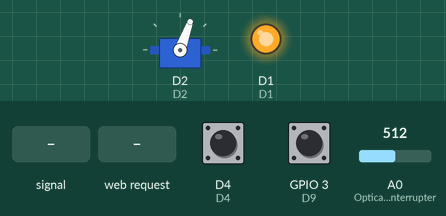
A sketch run on a simulated ESP8266 (NodeMCU). Shown: servo, output pins drawn as LEDs (lit = HIGH). Inputs (shaded band) come from the test bench; at power-on: D4 HIGH, GPIO 3 (D9) HIGH, A0 (Optical_Interrupter) = 512. WiFi joins after 1.5 s; servers stay silent unless stated; what the sketch prints to the serial monitor is not drawn.

Above: at 2.3 s.
2.4 s: A0 (Optical_Interrupter) fed a 200 Hz sine of ±255 counts around its level
At 3.1 s:
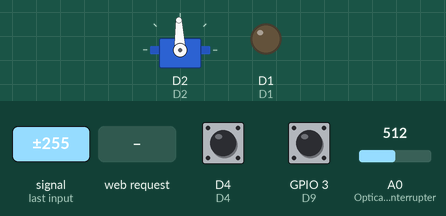
4.1 s: HTTP request GET /Servo=UP received
At 4.7 s:
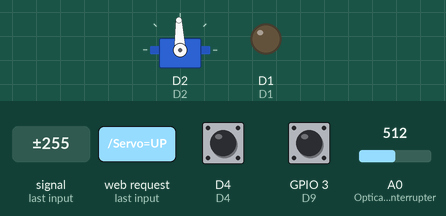
5.6 s: HTTP request GET /Servo=DOWN received
At 5.61 s:
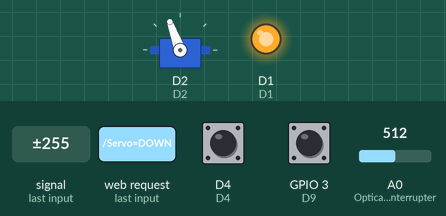
Timing chart, 0 to 8.6 s (numbered marks = the images above; inputs shaded):
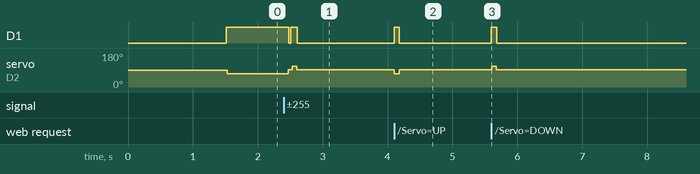

The sketch:

Main.ino
```cpp
/*
 *   ----------------------------About----------------------------
 *   This Program controls a wireless enabled device that rolls window blinds
 *   -- Author: Can Chen
 *   -- More Details at: https://github.com/CCinCapital/Blinder/
 *
 *   ----------------------------Brief----------------------------
 *   User may send commands remotely(HTTP request) to the servo to control its behavior
 *
 *   --------------------------Hareware----------------------------
 *   The device contains :
 *    - one NodeMCU v0.9 (ESP8266-12)
 *    - one TowerPro MG996R Servo
 *    - one NMOS
 *    - two Push Button
 *   ***************************Note*******************************
 *     Make sure to modify SSID(Line 54) and PASSWORD(Line 55)
 *     to connect the device to your local WLAN
 */

// Preprocessors
#include <ESP8266WiFi.h>
#include <Servo.h>

// Pin defination
#define D1 5
#define D2 4
#define D3 0
#define D4 2
#define D5 14
#define D6 12
#define D7 13
#define D8 15
#define D9 3
#define D10 1

// optical Interrrupter Trigger threshold
#define IR_Through 700
#define IR_Blocked 300

// servo rotation direction and default steps
/*
 *  Note: Servo was modified to think it's always at the middle (92) position
 *        so, number greater than 92 will cause it to rotate clockwise
 *        and number smaller than 92 will cause it to rotate counter clockwise
 *        by writing 92 to the servo will cause it to stop (idealy)
 *        -- the difference between numbers determines the rotation speed
*/
#define Servo_Clockwise 70
#define Servo_Counter_Clockwise 110
#define Servo_Half_Cycle 30    // One full rotation of the servo (determined by the Optical Encoder Whell's resulotion)

// SSID and Password used to connect to Router
const char* ssid = "YourWiFiNameHere";
const char* password = "YourWiFiPasswordHere";

// Create WiFi Server and Servo
WiFiServer server(80);
Servo myServo;

// Run Once
void setup() {
  // Set the baud rate for Serial communication between Board and PC
  Serial.begin(115200);
  delay(10);

  // Port Directions
  pinMode(D1, OUTPUT);              // NMOS
  pinMode(D2, OUTPUT);              // Servo

  pinMode(A0, INPUT);               // Optical Interrupter
  pinMode(D4, INPUT_PULLUP);        // Push button 1 (Pull-Down)
  pinMode(D9, INPUT_PULLUP);        // Push button 2 (Pull-Down)

  // Attach servo to pin D2
  myServo.attach(D2);

  // Set interrupt listener
  // ([Pin to listen], [Function to run upon event], [Event to listen])
  attachInterrupt(digitalPinToInterrupt(D4),ISR_1, FALLING);
  attachInterrupt(digitalPinToInterrupt(D9),ISR_2, FALLING);

  // Connecting to Router & Print out the status though Serial terminal
  Serial.println();
  Serial.println("Connecting to ");
  Serial.println(ssid);
  WiFi.begin(ssid, password);
  while (WiFi.status() != WL_CONNECTED) {
    delay(500);
    Serial.print(".");
  }
  Serial.println();
  Serial.println("WiFi Connected.");

  server.begin();
  Serial.println("Server started.");

  // Start up test
  Serial.println("Start Servo Test");
  digitalWrite(D1, HIGH);
  delay(15);
  blindsControl(Servo_Clockwise,Servo_Half_Cycle);
  delay(15);
  digitalWrite(D1, LOW);
  delay(15);
  digitalWrite(D1, HIGH);
  delay(15);
  blindsControl(Servo_Counter_Clockwise,Servo_Half_Cycle);
  delay(15);
  digitalWrite(D1, LOW);
  Serial.println("Servo Test Finished");

  Serial.print("Use this URL to connect: ");
  Serial.print("http://");
  Serial.print(WiFi.localIP());
  Serial.println("/");
}

void loop() {
  // Check if a client has connected
  WiFiClient client = server.available();
  if (!client) {
    return;
  }

  // Wait until the client sends some data
  Serial.println("new client");
  while(!client.available()){
    delay(1);
  }

  // Read the first line of the client's request
  String request = client.readStringUntil('\r');
  Serial.println(request);
  client.flush();

  // Match the request
  if (request.indexOf("/Servo=UP") != -1)  {
    blindsControl(Servo_Clockwise,Servo_Half_Cycle);
  }
  if (request.indexOf("/Servo=DOWN") != -1)  {
    blindsControl(Servo_Counter_Clockwise,Servo_Half_Cycle);
  }

  // Send the HTTP webpage to client
  client.println("HTTP/1.1 200 OK");
  client.println("Content-Type: text/html");
  client.println(""); //  do not forget this one
  client.println("<!DOCTYPE HTML>");
  client.println("<html>");
  client.print("Please choose the operation of Servo:");
  client.println("<br><br>");
  client.println("<a href=\"/Servo=UP\"\"><button>Roll UP </button></a>");
  client.println("<a href=\"/Servo=DOWN\"\"><button>Roll DOWN </button></a>");
  client.println("</html>");

  delay(1);
  Serial.println("Client disonnected");
  Serial.println("");
}

/*  --Method that controls the motion of Servo--
 *  INPUT:  roller direction
 *          steps to rotate
 *  OUTPUT: Debugging information through serial
 *  RETURN: None
 */
void blindsControl(int Roller_Direction, int Steps) {
  // Declare local variables
  int IR_Reading = analogRead(A0);
  int Previous_Servo_Staus = IR_Reading;            // 1 => IR signal blocked (Optical Interrupter)
  int Current_Servo_Staus = Previous_Servo_Staus;   // 2 => IR signal through (Optical Interrupter)

  digitalWrite(D1, HIGH);                 // Power Up Servo (Close the NMOS switch)
  delay(5);                              // Wait Servo to Boot Up
  myServo.write(Roller_Direction);        // Give Servo direction to rotate

  int Steps_Count = 0;
  while(Steps_Count < Steps){
    //Serial.println("Rotating ");
    //Serial.print(Steps_Count);

    // Read status of Optical Interrupter
    IR_Reading = analogRead(A0);
    // Compare the reading to Triggering Threshold
    // Store the current servo status if conditions are met
    if (IR_Reading >= IR_Through) {
      Current_Servo_Staus = IR_Through;
    }
    else if (IR_Reading <= IR_Blocked) {
      Current_Servo_Staus = IR_Blocked;
    }

    // Compare the previous servo staus and its current status
    // if difference were found, record new status, increment step count
    if (Previous_Servo_Staus != Current_Servo_Staus) {
      Previous_Servo_Staus = Current_Servo_Staus;
      Steps_Count += 1;
    }
  }
  myServo.write(92);
  delay(5);
  digitalWrite(D1, LOW);                  // Power Down Servo (Open the NMOS switch)
  //Serial.println("servo stopped");
}

/* --Interrupt Service Routine ONE--
 * --Turn Servo Clockwise about # of Steps(Default)--
 * INPUT: NONE
 * OUTPUT: NONE
 * RETURN: NONE
 */
void ISR_1() {
  blindsControl(Servo_Clockwise,Servo_Half_Cycle);
}

/* --Interrupt Service Routine TWO--
 * --Turn Servo Counter Clockwise about # of Steps(Default)--
 * INPUT: NONE
 * OUTPUT: NONE
 * RETURN: NONE
 */
void ISR_2() {
  blindsControl(Servo_Counter_Clockwise,Servo_Half_Cycle);
}
```

Measured:
- after the input at 2.4 s, D1: HIGH → LOW after 0.08 s, → HIGH 0.03 s later, → LOW 0.10 s later; servo on D2: 70° → 110° after 0.07 s, → 92° 0.13 s later
- after the input at 4.1 s, D1: LOW → HIGH at once, → LOW 0.08 s later; servo on D2: 92° → 70° at once, → 92° 0.07 s later
- after the input at 5.6 s, D1: LOW → HIGH at once, → LOW 0.08 s later; servo on D2: 92° → 110° at once, → 92° 0.07 s later
